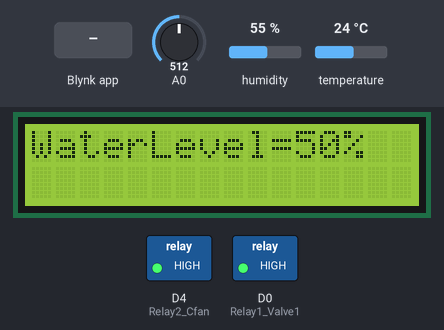
Bench run of a sketch on a simulated ESP8266 (NodeMCU). Parts: 16×2 character LCD, switched loads named in the sketch (green lamp = pin HIGH). The test bench sets the inputs (shaded band); at power-on: A0 = 512, humidity 55 %, temperature 24 °C. WiFi joins after 1.5 s; servers stay silent unless stated; the local clock reads 2024-03-15 10:24:30 at power-on unless the sketch sets it; storage starts empty; what the sketch prints to the serial monitor is not drawn.

Above: at 8.2 s.
8.3 s: A0 set to 716
At 17.4 s:
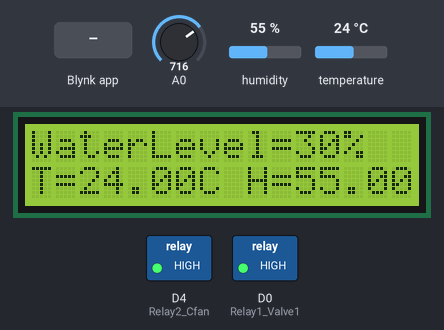
19.1 s: humidity set to 22 %
At 22.4 s:
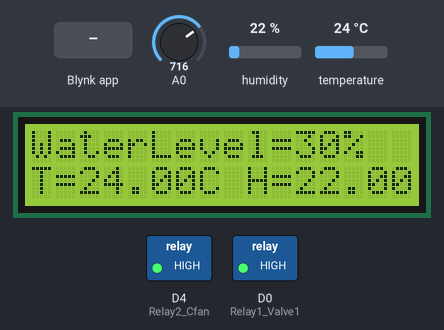
26.6 s: temperature set to 12 °C
At 32.4 s:
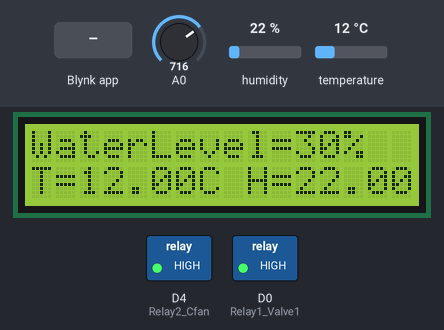
34.1 s: Blynk app writes 1 to V2
At 37.9 s:
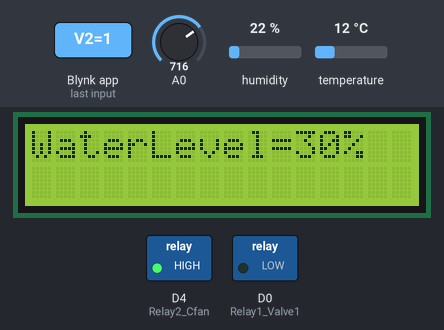
47.1 s: Blynk app writes 1 to V4
At 53.0 s:
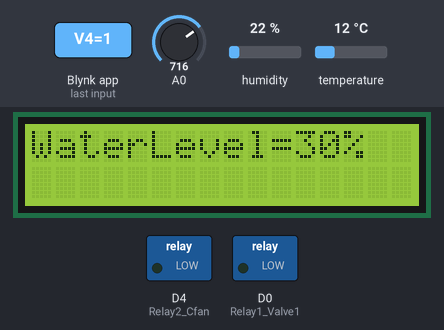
59.1 s: Blynk app writes 1 to V11
At 63.0 s:
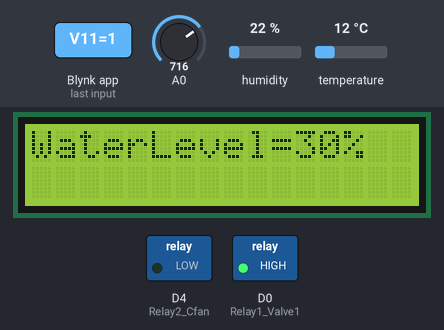
Timing chart, 0 to 64.5 s (numbered marks = the images above; inputs shaded):
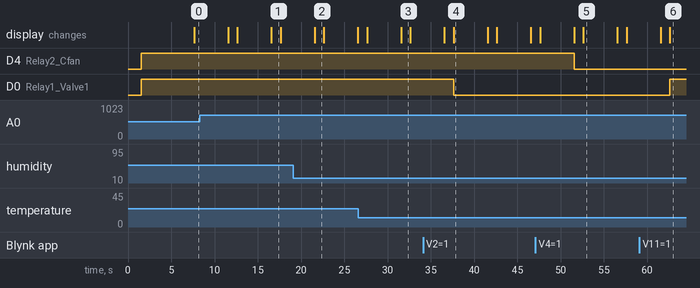

The sketch:

NodeMCU_Fogy01.ino
```cpp
#include <FS.h>                   //this needs to be first, or it all crashes and burns...
#define BLYNK_PRINT Serial
#include <ESP8266WiFi.h>
#include <BlynkSimpleEsp8266.h>
#include <DNSServer.h>
#include <ESP8266WebServer.h>
#include <WiFiManager.h>          //https://github.com/tzapu/WiFiManager
#include <SimpleTimer.h>
#include <ArduinoJson.h>          //https://github.com/bblanchon/ArduinoJson
BlynkTimer timer;
int blynkIsDownCount=0;

//RTC Widget
#include <TimeLib.h>
#include <WidgetRTC.h>
WidgetRTC rtc;

//LCD
#include <Arduino.h>
#include <Wire.h>
#include <LiquidCrystal_I2C.h>
LiquidCrystal_I2C lcd(0x27, 16, 2);

//DHT11-01
#include <DHT.h>
#define DHTPIN1 D7
#define DHTTYPE1 DHT11
DHT dht1(DHTPIN1, DHTTYPE1);

//Valve1
//V11 Auto&Manual valve1
//V12 Slider Valve1
//Manual & Auto Switch 1
//V0 Valve1
#define Widget_LED_Valve1 V1        //ไฟสถานะปุ่ม
#define Widget_Btn_Valve1 V2         //ปุ่ม เปิด-ปิด Valve1
WidgetLED LedBlynkValve1(Widget_LED_Valve1);
//Slider for set Light limit
bool switchStatus1 = 0; // 0 = manual,1=auto
int WaterLevelLimit1 = 0;
bool manualSwitch1 = 0;

//Cooling Fan
//V13 Auto&Manual Cfan
//V14 Slider Cfan
 #define Widget_LED_cfan V3        //ไฟสถานะปุ่ม Valve2
#define Widget_Btn_cfan V4         //ปุ่ม เปิด-ปิด Valve2
WidgetLED LedBlynkcfan(Widget_LED_cfan);
//Slider for set temperature limit
bool switchStatus2 = 0; // 0 = manual,1=auto
int HumiLevellimit = 0;
bool manualSwitch2 = 0;

//V7 Temperature1
//V8 Humidity1
//V9 currentTime
//V10 currentDate

//Define variable and pin connected to MCU
#define Relay1_Valve1         D0   //Relay1_Valve1
#define Relay2_Cfan           D4   //Cooling Fan start
//D5; //ว่าง
//D6;  //ว่าง

//define your default values here, if there are different values in config.json, they are overwritten.
//char mqtt_server[40];
//char mqtt_port[6] = "8442";
char blynk_token[34] = "";

//flag for saving data
bool shouldSaveConfig = false;

//callback notifying us of the need to save config
void saveConfigCallback () {
  Serial.println("Should save config");
  shouldSaveConfig = true;
}

void setup()
{
  // put your setup code here, to run once:

  Serial.begin(9600);
  Serial.println();
  //clean FS, for testing
  //SPIFFS.format();

  //read configuration from FS json
  Serial.println("mounting FS...");

  if (SPIFFS.begin()) {
    Serial.println("mounted file system");
    if (SPIFFS.exists("/config.json")) {
      //file exists, reading and loading
      Serial.println("reading config file");
      File configFile = SPIFFS.open("/config.json", "r");
      if (configFile) {
        Serial.println("opened config file");
        size_t size = configFile.size();
        // Allocate a buffer to store contents of the file.
        std::unique_ptr<char[]> buf(new char[size]);

        configFile.readBytes(buf.get(), size);
        DynamicJsonBuffer jsonBuffer;
        JsonObject& json = jsonBuffer.parseObject(buf.get());
        json.printTo(Serial);
        if (json.success()) {
          Serial.println("\nparsed json");

          //strcpy(mqtt_server, json["mqtt_server"]);
          //strcpy(mqtt_port, json["mqtt_port"]);
          strcpy(blynk_token, json["blynk_token"]);

        } else {
          Serial.println("failed to load json config");
        }
      }
    }
  } else {
    Serial.println("failed to mount FS");
  }
  //end read
      WiFiManagerParameter custom_blynk_token("blynk", "blynk token", blynk_token, 34);

  //WiFiManager
  //Local intialization. Once its business is done, there is no need to keep it around
    WiFiManager wifiManager;

  //set config save notify callback
    wifiManager.setSaveConfigCallback(saveConfigCallback);

    wifiManager.addParameter(&custom_blynk_token);

  //reset settings - for testing
  //wifiManager.resetSettings();

  //set minimu quality of signal so it ignores AP's under that quality
  //defaults to 8%
  //wifiManager.setMinimumSignalQuality();

  //sets timeout until configuration portal gets turned off
  //useful to make it all retry or go to sleep
  //in seconds
  wifiManager.setTimeout(120);

  //fetches ssid and pass and tries to connect
  //if it does not connect it starts an access point with the specified name
  //here  "AutoConnectAP"
  //and goes into a blocking loop awaiting configuration
//if (WiFi.SSID()!="") wifiManager.setConfigPortalTimeout(60);

  if (!wifiManager.autoConnect("foggy", "password")) {
    Serial.println("failed to connect and hit timeout");
    delay(100);
    //reset and try again, or maybe put it to deep sleep
    ESP.restart();
  }
  if ((WiFi.status()!=WL_CONNECTED) )
  {
      Serial.println("failed to connect");
  }
  else
  {
    //if you get here you have connected to the WiFi
    Serial.println("connected........:)");
    Serial.print("local ip: ");
    Serial.println(WiFi.localIP());
  }

  //read updated parameters
  //strcpy(mqtt_server, custom_mqtt_server.getValue());
  //strcpy(mqtt_port, custom_mqtt_port.getValue());
  strcpy(blynk_token, custom_blynk_token.getValue());
  //save the custom parameters to FS
  if (shouldSaveConfig) {
    Serial.println("saving config");
    DynamicJsonBuffer jsonBuffer;
    JsonObject& json = jsonBuffer.createObject();
    //json["mqtt_server"] = mqtt_server;
    //json["mqtt_port"] = mqtt_port;
    json["blynk_token"] = blynk_token;
    File configFile = SPIFFS.open("/config.json", "w");
    if (!configFile) {
      Serial.println("failed to open config file for writing");
    }
    json.printTo(Serial);
    json.printTo(configFile);
    configFile.close();
    //end save
  }

  // Setup Pin Mode
  //D0 N/A
  //D1 SDA
  //D2 SDL
  pinMode(Relay1_Valve1,OUTPUT);         // NODEMCU PIN D3
  pinMode(Relay2_Cfan,OUTPUT);           // NODEMCU PIN D4
  // NODEMCU PIN D5
  // NODEMCU PIN D6
  // NODEMCU PIN D7 DHT11

  // Set Defult Relay Status
  //D0 N/A
  //D1 SDA
  //D2 SDL
  digitalWrite(Relay1_Valve1,HIGH);         // NODEMCU PIN D3
  digitalWrite(Relay2_Cfan,HIGH);           // NODEMCU PIN D4
  // NODEMCU PIN D5
  // NODEMCU PIN D6
  // NODEMCU PIN D7 DHT11

  //Start read DHT11-01
  dht1.begin();  //เริ่มอ่านข้อมูล DHT Sensor

  //Connect to Blynk Server
  //Blynk.begin(auth, ssid, pass, "blynk-cloud.com", 8442);
  Blynk.config(blynk_token);
  timer.setInterval(5000L, DHT11SensorData); //Send sensor data to display on app blynk
  timer.setInterval(5000L, WaterLevelData);
  timer.setInterval(10000L, ClockDisplay);
  timer.setInterval(30000L, Reconnecting);  //Function reconnect
}


// update switchStatus1 on WaterLevel
BLYNK_WRITE(V11)
{
  switchStatus1 = param.asInt(); // Get value as integer
}

// update WaterLevel setting
BLYNK_WRITE(V12)
{
  WaterLevelLimit1 = param.asInt(); // Get value as integer
}

// update manualSwitch
BLYNK_WRITE(V2)
{
  manualSwitch1 = param.asInt();
}

//Water Level Sensor
void WaterLevelData()
{
  int waterlevel_percentage;
  waterlevel_percentage =   analogRead(A0);
  waterlevel_percentage = map(waterlevel_percentage, 0, 1023, 100, 0); //0, 1023, 0, 100);
  Blynk.virtualWrite(V0,(waterlevel_percentage));
  Serial.print("Water Level Percentage = ");
  Serial.print(waterlevel_percentage);
  Serial.print("%\n\n");
  delay(1000);

   //LCD Display Water Level data
      lcd.begin();
      lcd.backlight();
      lcd.setCursor(0, 0);
      lcd.print("WaterLevel=");
      lcd.print(waterlevel_percentage);
      lcd.print("%");

if(switchStatus1)
  {
    // auto
    if(waterlevel_percentage < WaterLevelLimit1)
    {
        digitalWrite(Relay1_Valve1, LOW);
        Blynk.virtualWrite(V2, 1);

        Blynk.setProperty(Widget_LED_Valve1, "color", "#C70039");
        Blynk.setProperty(Widget_LED_Valve1, "label", "เปิดวาล์ว");
        LedBlynkValve1.on();
    }
    else
    {
        digitalWrite(Relay1_Valve1, HIGH);
        Blynk.virtualWrite(V2, 0);
        Blynk.virtualWrite(Widget_LED_Valve1, 0);
        Blynk.setProperty(Widget_LED_Valve1, "label", "ปิดวาล์ว");
        LedBlynkValve1.off();
    }
  }
  else
  {
    if(manualSwitch1)
    {
        digitalWrite(Relay1_Valve1, LOW);
        Blynk.setProperty(Widget_LED_Valve1, "color", "#00FF00");
        Blynk.setProperty(Widget_LED_Valve1, "label", "เปิดวาล์ว");
        LedBlynkValve1.on();
    }
    else
    {
        digitalWrite(Relay1_Valve1, HIGH);
        Blynk.setProperty(Widget_LED_Valve1, "label", "ปิดวาล์ว");
        LedBlynkValve1.off();
    }
    // manaul
  }
}

// update switchStatus2 on Humidity
BLYNK_WRITE(V13)
{
  switchStatus2 = param.asInt(); // Get value as integer
}

// update Humidity setting
BLYNK_WRITE(V14)
{
  HumiLevellimit = param.asInt(); // Get value as integer
}

// update manualSwitch2
BLYNK_WRITE(V4)
{
  manualSwitch2 = param.asInt();
}

//DHT11-01
void DHT11SensorData(){
 float h1 = dht1.readHumidity();
 float t1 = dht1.readTemperature(); // or dht.readTemperature(true) for Fahrenheit
 if (isnan(h1) || isnan(t1)){
 Serial.println("Read from DHT Sensor 1");
  return;
  }
  Blynk.virtualWrite(V7, t1);
  Blynk.virtualWrite(V8, h1);

    //LCD Display Temperature and Humidity data
      lcd.setCursor(0, 1);
      lcd.print("T=");
      lcd.print(t1);
      lcd.print("C");

      lcd.setCursor(9, 1);
      lcd.print("H=");
      lcd.print(h1);
      lcd.print("%");

  if(switchStatus2)
  {
    // auto
    if(h1 < HumiLevellimit)
    {
        digitalWrite(Relay2_Cfan, LOW);
        Blynk.virtualWrite(V4, 1);
        Blynk.setProperty(Widget_LED_cfan, "color", "#00FF00");
        Blynk.setProperty(Widget_LED_cfan, "label", "เปิดระบบพ่นหมอก");
        LedBlynkcfan.on();

    }
    else
    {
        digitalWrite(Relay2_Cfan, HIGH);
        Blynk.virtualWrite(V4, 0);
        Blynk.virtualWrite(Widget_LED_cfan, 0);
        Blynk.setProperty(Widget_LED_cfan, "label", "ปิดระบบพ่นหมอก");
        LedBlynkcfan.off();
    }
  }
  else
  {
    if(manualSwitch2)
    {
        digitalWrite(Relay2_Cfan, LOW);
        Blynk.setProperty(Widget_LED_cfan, "color", "#00FF00");
        Blynk.setProperty(Widget_LED_cfan, "label", "เปิดระบบพ่นหมอก");
        LedBlynkcfan.on();
    }
    else
    {
        digitalWrite(Relay2_Cfan, HIGH);
        Blynk.setProperty(Widget_LED_cfan, "label", "ปิดระบบพ่นหมอก");
        LedBlynkcfan.off();
    }
    // manaul
  }
}

//Blynk Connected
BLYNK_CONNECTED()
{
    Serial.println(".");//per debug
    Blynk.syncAll();

    // Synchronize time on connection
    rtc.begin();

 if (Blynk.connected())
 {
    Serial.println("Blynk Connected");
 }
}

void Reconnecting()
{
  if (!Blynk.connected())
  {
    blynkIsDownCount++;
    BLYNK_LOG("blynk server is down! %d  times", blynkIsDownCount);
    Blynk.connect(5000);
    Blynk.syncAll();
    // Synchronize time on connection
    rtc.begin();
  }

  if (blynkIsDownCount >= 5){
    ESP.reset();
  }
}

//Display Current Date/Time
void ClockDisplay()
{
  String currentTime = String(hour()) + ":" + minute() + ":" + second();
  String currentDate = String(day()) + " " + month() + " " + year();
  Blynk.virtualWrite(V9, currentTime);
  Blynk.virtualWrite(V10, currentDate);
}

void loop()
{


  if (Blynk.connected())
  {
    Blynk.run();
    Blynk.syncAll();
  }
   timer.run();
}
```

Measured:
- after the input at 8.3 s, the display: first differs from a run without the input after 4.3 s (image 1 shows a later state)
- after the input at 19.1 s, the display: changes after 2.5 s (image 2)
- after the input at 26.6 s, the display: first differs from a run without the input after 5.0 s (image 3)
- after the input at 34.1 s, D0 (Relay1_Valve1): HIGH → LOW after 3.5 s
- after the input at 47.1 s, D4 (Relay2_Cfan): HIGH → LOW after 4.5 s
- after the input at 59.1 s, D0 (Relay1_Valve1): LOW → HIGH after 3.5 s
- what the display in image 1 shows lasts 1.0 s, from 16.6 s to 17.6 s
